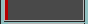

The image is a tile-based game level rendered from a .tmx file. Its description and complete source (layers, tilesets, objects, tile grids) follow:
An orthogonal 11x3 tile map with 8x8 px tiles, 1 tile layer (Tile Layer 1).

<map version="1.2" tiledversion="1.3.2" orientation="orthogonal" renderorder="right-down" compressionlevel="0" width="11" height="3" tilewidth="8" tileheight="8" infinite="0" nextlayerid="2" nextobjectid="1">
 <tileset firstgid="1" source="boxesTileset.tsx" />
 <layer id="1" name="Tile Layer 1" width="11" height="3">
  <data encoding="csv">
141,129,129,129,129,129,129,129,129,129,134,
142,129,129,129,129,129,129,129,129,129,134,
143,139,139,139,139,139,139,139,139,139,140
</data>
 </layer>
</map>
